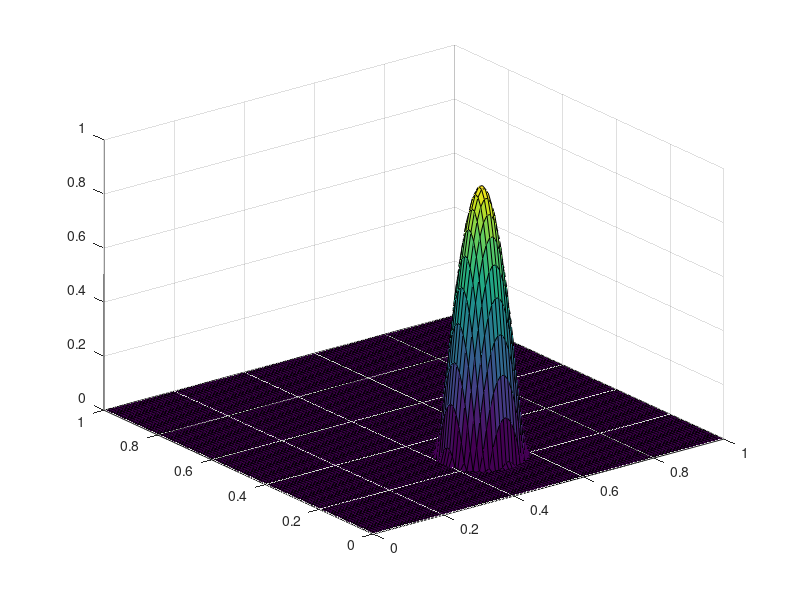

This figure's MATLAB source:
x = linspace(0,1,100);
y = linspace(0,1,100);
c = zeros(100,100);
for i  = 1:length(x)
    for j = 1:length(y)
        a = (pi*sqrt((x(i)-0.25)^2 + (y(j)-0.5)^2))/(2*0.1);
        c(i,j) = cos(a);
        if sqrt((x(i)-0.25)^2 + (y(j)-0.5)^2) > 0.1
            c(i,j) = 0;
        end
    end
end
surf(x,y,c);